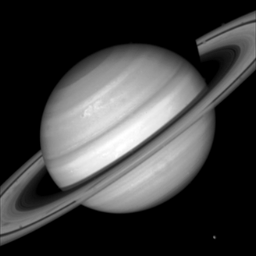
#> input picture images/saturn.png, 256 x 256 px
$ jupyter execute 2d-fft.ipynb   (shell and % lines are left out)
#> lines starting #> are read from the running program, lines starting #| are printed output that depends on the picture
## Transformada de Fourier 2D
A transformada de Fourier expressa uma função em termos de funções de base sinusoidal, i.e., como soma ou integral de funções sinusoidais multiplicadas por coeficientes. Em processamento de imagens digitais, grande parte das aplicações da transformada de Fourier para remoção de ruídos semelhantes a texturas, com um padrão que se repete ao longo da imagem.

Para realizar a transformada de Fourier em uma imagem existe algumas abordagens, a mais utilizada é conhecida como linha-coluna. Primeiro, aplica-se a transformação em cada linha da imagem, gerando assim uma imagem intermediária. Posteriormente, a transformada é aplicada em todas as colunas dessa imagem intermediária.

Existe alguma diferença entre aplicar as transformadas em uma sequência diferente i.e., linha-coluna e coluna-linha?

### Transformada de Fourier 2D na prática
Nesse exemplo são mostrados principalmente as transformadas de Fourier nos eixos x,y, x-y e y-x.

Transformada de Fourier 2D de uma imagem

[cell 1]
from scipy import fftpack, ndimage
from skimage import color
import numpy as np
import matplotlib.pyplot as plt

import warnings
warnings.filterwarnings("ignore")


img = plt.imread('images/saturn.png', 'uint8') # carrega a imagem
#> img is the input picture: shape (256, 256, 4) float32; mean R, G, B, A 0.247, 0.247, 0.247, 1

gray_im = color.rgb2gray(img) # converte para tons de cinza
fft2 = fftpack.fft2(gray_im) # utiliza função pronta para fft2
fft2_shifted = np.fft.fftshift(fft2)
fft2_scaled = 10*np.log10(abs(fft2_shifted)) # escala em dB para melhorar visualização
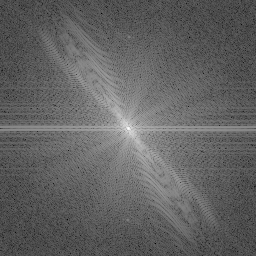
#> fft2_scaled: shape (256, 256) float32; min -25.12, max 42.09, mean 0.9; drawn with min black and max white


# configurações do print
print(type(img))
#| <class 'numpy.ndarray'>
print(img.shape, img.dtype)
#| (256, 256, 4) float32

plt.figure(figsize=(10,10))
plt.subplot(121)
plt.imshow(img, cmap=plt.cm.gray)
plt.title('Saturn')
plt.axis('off')
plt.subplot(122)
plt.imshow(fft2_scaled, cmap=plt.cm.gray)
plt.title('FFT2')
plt.axis('off')
plt.show()
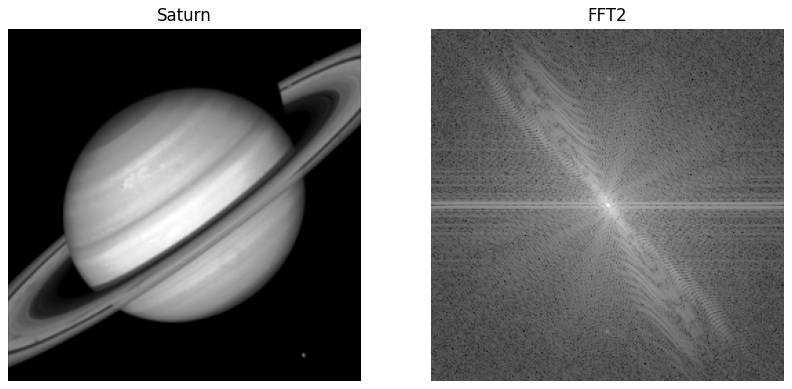
#> figure drawn by matplotlib, 2 panels

Aplicando primeiro a FFT nas linhas, depois nas colunas e vice-versa

[cell 2]
# Primeiro as linhas, depois as colunas
xfft_im = np.apply_along_axis(lambda x: np.fft.fft(x), 0, gray_im) #FFT no eixo x da imagem
xfft_shifted = np.fft.fftshift(xfft_im)
xfft_scaled = 10*np.log10(abs(xfft_shifted))
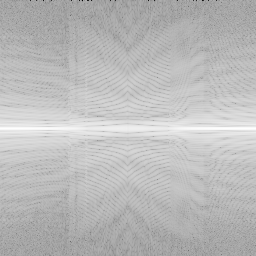
#> xfft_scaled: shape (256, 256) float64; min -83.32, max 20.57, mean -6.9; drawn with min black and max white
xyfft_im = np.apply_along_axis(lambda y: np.fft.fft(y), 1, xfft_im) #FFT no eixo y da imagem
xyfft_shifted = np.fft.fftshift(xyfft_im)
xyfft_scaled = 10*np.log10(abs(xyfft_shifted))

# Primeiro as colunas, depois as linhas
yfft_im = np.apply_along_axis(lambda y: np.fft.fft(y), 1, gray_im) #FFT no eixo y da imagem
yfft_shifted = np.fft.fftshift(yfft_im)
yfft_scaled = 10*np.log10(abs(yfft_shifted))
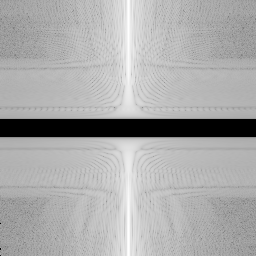
#> yfft_scaled: shape (256, 256) float64; 7.03% of the values are NaN or infinite; the others: min -74.99, max 20.75, mean -5.94; drawn with min black, max white, NaN and infinite black
yxfft_im = np.apply_along_axis(lambda x: np.fft.fft(x), 0, yfft_im) #FFT no eixo x da imagem
yxfft_shifted = np.fft.fftshift(yxfft_im)
yxfft_scaled = 10*np.log10(abs(yxfft_shifted))

[cell 3]
# configurações do plot
plt.figure(figsize=(15,7))
plt.subplot(241)
plt.imshow(img, cmap=plt.cm.gray)
plt.title('Saturn')
plt.axis('off')
plt.subplot(242)
plt.imshow(xfft_scaled, cmap=plt.cm.gray)
plt.title('X FFT')
plt.axis('off')
plt.subplot(243)
plt.imshow(xyfft_scaled, cmap=plt.cm.gray)
plt.title('XY FFT')
plt.axis('off')
plt.subplot(244)
plt.imshow(fft2_scaled, cmap=plt.cm.gray)
plt.title('FFT2')
plt.axis('off')
plt.subplot(245)
plt.imshow(img, cmap=plt.cm.gray)
plt.title('Saturn')
plt.axis('off')
plt.subplot(246)
plt.imshow(yfft_scaled, cmap=plt.cm.gray)
plt.title('Y FFT')
plt.axis('off')
plt.subplot(247)
plt.imshow(yxfft_scaled, cmap=plt.cm.gray)
plt.title('YX FFT')
plt.axis('off')
plt.subplot(248)
plt.imshow(fft2_scaled, cmap=plt.cm.gray)
plt.title('FFT2')
plt.axis('off')


plt.show()
